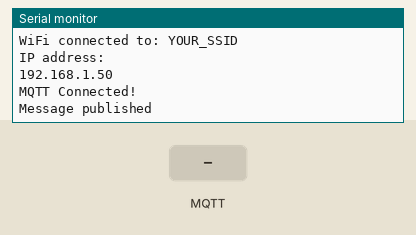
This sketch was run on a simulated ESP32. Shown: the last lines printed to the serial monitor. The test bench sets the inputs (shaded band). WiFi joins after 1.5 s; servers stay silent unless stated; no MQTT or app messages arrive unless stated.

Above: at 4.7 s.
4.8 s: MQTT message "1" arrives on the first subscribed topic
At 9.7 s:
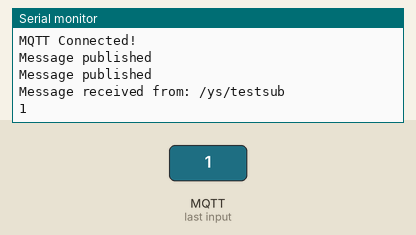
10.0 s: MQTT message "on" arrives on the first subscribed topic
At 14.7 s:
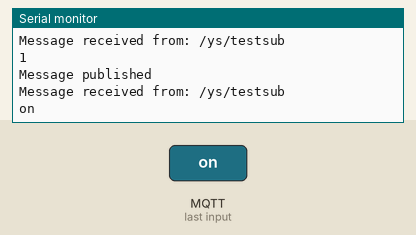
15.0 s: MQTT message "off" arrives on the first subscribed topic
At 20.0 s:
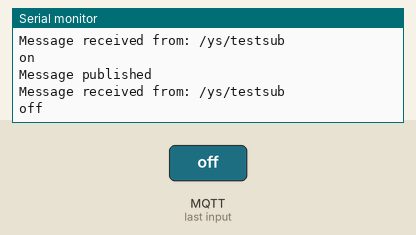

Measured:
- after the input at 4.8 s, the serial monitor: prints a new line after 3.8 s (image 1)
- after the input at 10.0 s, the serial monitor: prints a new line after 3.6 s (image 2)
- after the input at 15.0 s, the serial monitor: prints a new line after 3.6 s (image 3)

The sketch:

MQTT.ino
```cpp
#include <WiFi.h>
#include <PubSubClient.h>

const char* ssid = "YOUR_SSID";
const char* password = "YOUR_PASSWORD";

//The broker and port are provided by http://www.mqtt-dashboard.com/
char *mqttServer = "broker.hivemq.com";
int mqttPort = 1883;

const char* mqtt_client_name = "ESPYS2111";
const char* mqtt_pub_topic = "/ys/testpub"; //The topic to which our client will publish
const char* mqtt_sub_topic = "/ys/testsub"; //The topic to which our client will subscribe

WiFiClient client;
PubSubClient mqttClient(client);


void callback(char* topic, byte* payload, unsigned int length) {
  Serial.print("Message received from: "); Serial.println(topic);
  for (int i = 0; i < length; i++) {
    Serial.print((char)payload[i]);
  }
  Serial.println();
  Serial.println();
}

void setup() {
  // put your setup code here, to run once:
  Serial.begin(115200);
  WiFi.mode(WIFI_STA);                    //The WiFi is in station mode
  WiFi.begin(ssid, password);
  while (WiFi.status() != WL_CONNECTED) {
    delay(500);
    Serial.print(".");
  }
  Serial.println("");  Serial.print("WiFi connected to: "); Serial.println(ssid);  Serial.println("IP address: ");  Serial.println(WiFi.localIP());
  delay(2000);
  mqttClient.setServer(mqttServer, mqttPort);
  mqttClient.setCallback(callback);
}

void loop() {
  // put your main code here, to run repeatedly:
  if (!mqttClient.connected()){
      while (!mqttClient.connected()){
        if(mqttClient.connect(mqtt_client_name)){
          Serial.println("MQTT Connected!");
          mqttClient.subscribe(mqtt_sub_topic);
          }
         else{
          Serial.print(".");
          }
      }
    }

  mqttClient.publish(mqtt_pub_topic, "TestMsg");
  Serial.println("Message published");
  mqttClient.loop();
  delay(5000);

}
```
